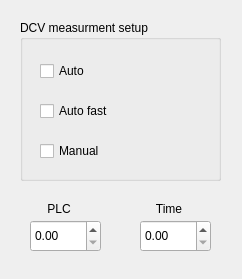
<?xml version="1.0" encoding="UTF-8"?>
<ui version="4.0">
 <class>Form</class>
 <widget class="QWidget" name="Form">
  <property name="geometry">
   <rect>
    <x>0</x>
    <y>0</y>
    <width>242</width>
    <height>279</height>
   </rect>
  </property>
  <property name="windowTitle">
   <string>Form</string>
  </property>
  <widget class="QGroupBox" name="groupBox">
   <property name="geometry">
    <rect>
     <x>20</x>
     <y>20</y>
     <width>201</width>
     <height>161</height>
    </rect>
   </property>
   <property name="title">
    <string>DCV measurment setup</string>
   </property>
   <property name="flat">
    <bool>false</bool>
   </property>
   <property name="checkable">
    <bool>false</bool>
   </property>
   <widget class="QCheckBox" name="checkBox_3">
    <property name="geometry">
     <rect>
      <x>20</x>
      <y>120</y>
      <width>84</width>
      <height>22</height>
     </rect>
    </property>
    <property name="text">
     <string>Manual</string>
    </property>
    <attribute name="buttonGroup">
     <string notr="true">buttonGroup</string>
    </attribute>
   </widget>
   <widget class="QCheckBox" name="checkBox">
    <property name="geometry">
     <rect>
      <x>20</x>
      <y>40</y>
      <width>84</width>
      <height>22</height>
     </rect>
    </property>
    <property name="text">
     <string>Auto</string>
    </property>
    <attribute name="buttonGroup">
     <string notr="true">buttonGroup</string>
    </attribute>
   </widget>
   <widget class="QCheckBox" name="checkBox_2">
    <property name="geometry">
     <rect>
      <x>20</x>
      <y>80</y>
      <width>84</width>
      <height>22</height>
     </rect>
    </property>
    <property name="text">
     <string>Auto fast</string>
    </property>
    <attribute name="buttonGroup">
     <string notr="true">buttonGroup</string>
    </attribute>
   </widget>
  </widget>
  <widget class="QDoubleSpinBox" name="plc_spin">
   <property name="geometry">
    <rect>
     <x>30</x>
     <y>220</y>
     <width>71</width>
     <height>32</height>
    </rect>
   </property>
  </widget>
  <widget class="QDoubleSpinBox" name="time_spin">
   <property name="geometry">
    <rect>
     <x>140</x>
     <y>220</y>
     <width>71</width>
     <height>32</height>
    </rect>
   </property>
  </widget>
  <widget class="QLabel" name="plc_label">
   <property name="geometry">
    <rect>
     <x>30</x>
     <y>200</y>
     <width>58</width>
     <height>18</height>
    </rect>
   </property>
   <property name="text">
    <string>PLC</string>
   </property>
   <property name="alignment">
    <set>Qt::AlignmentFlag::AlignCenter</set>
   </property>
  </widget>
  <widget class="QLabel" name="time_label">
   <property name="geometry">
    <rect>
     <x>140</x>
     <y>200</y>
     <width>58</width>
     <height>18</height>
    </rect>
   </property>
   <property name="text">
    <string>Time</string>
   </property>
   <property name="alignment">
    <set>Qt::AlignmentFlag::AlignCenter</set>
   </property>
  </widget>
 </widget>
 <resources/>
 <connections/>
 <buttongroups>
  <buttongroup name="buttonGroup"/>
 </buttongroups>
</ui>
